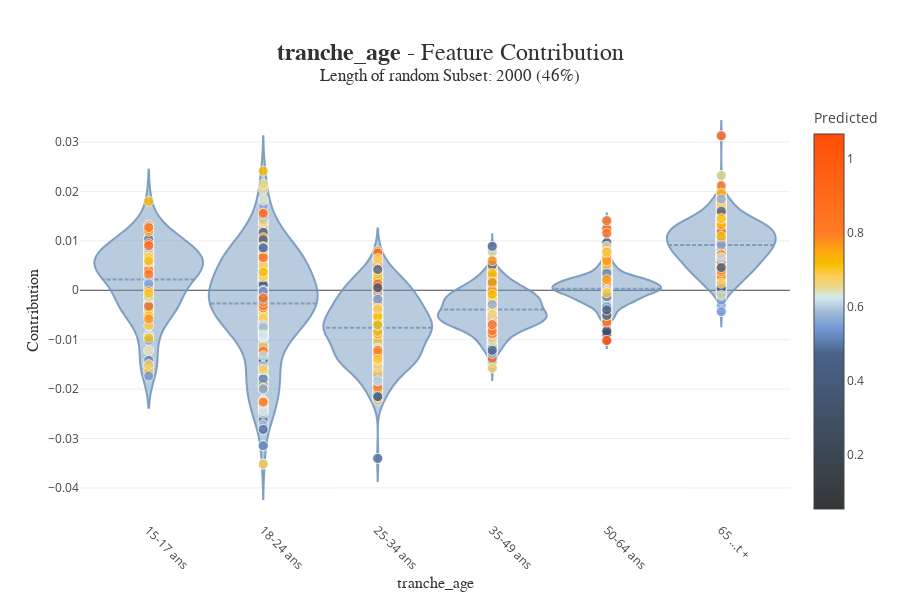

Notebook source saved alongside this figure:
### Code cell
#détail par variable avec Shapash
xpl.plot.contribution_plot(col="tranche_age")

### Figure 1 — Plotly figure (JSON) as saved in the notebook; plotly's stock layout.template omitted (floating-point values rounded to 4 significant figures; data arrays with more than 128 entries replaced by an {"elided": "..."} marker saying what was removed)
{"data": [{"customdata": {"elided": "2000x2 mixed values"}, "hovertemplate": "<b>%{hovertext}</b><br />tranche_age :<br />%{customdata[0]}<br />Contribution: %{y:.4f}<extra></extra>", "hovertext": ["Id: 12690<br />Predict: 0.73", "Id: 21500<br />Predict: 0.71", "Id: 20029<br />Predict: 0.528", "Id: 23172<br />Predict: 0.807", "Id: 18571<br />Predict: 0.546", "Id: 13099<br />Predict: 0.51", "Id: 16570<br />Predict: 0.624", "Id: 27292<br />Predict: 0.678", "Id: 23128<br />Predict: 0.774", "Id: 27218<br />Predict: 0.665", "Id: 23132<br />Predict: 0.639", "Id: 25604<br />Predict: 0.744", "Id: 13977<br />Predict: 0.684", "Id: 10367<br />Predict: 0.575", "Id: 23969<br />Predict: 0.678", "Id: 12793<br />Predict: 0.616", "Id: 23995<br />Predict: 0.713", "Id: 27217<br />Predict: 0.538", "Id: 25618<br />Predict: 0.695", "Id: 11966<br />Predict: 0.711", "Id: 27258<br />Predict: 0.693", "Id: 23190<br />Predict: 0.821", "Id: 23169<br />Predict: 0.658", "Id: 25643<br />Predict: 0.426", "Id: 25601<br />Predict: 0.845", "Id: 14842<br />Predict: 0.745", "Id: 23976<br />Predict: 0.569", "Id: 18576<br />Predict: 0.553", "Id: 21510<br />Predict: 0.596", "Id: 15118<br />Predict: 0.557", "Id: 27215<br />Predict: 0.928", "Id: 18249<br />Predict: 0.417", "Id: 20011<br />Predict: 0.725", "Id: 23195<br />Predict: 0.912", "Id: 21613<br />Predict: 0.787", "Id: 13748<br />Predict: 0.564", "Id: 15697<br />Predict: 0.518", "Id: 23135<br />Predict: 0.586", "Id: 13893<br />Predict: 0.691", "Id: 12837<br />Predict: 0.716", "Id: 20036<br />Predict: 0.654", "Id: 20000<br />Predict: 0.791", "Id: 27222<br />Predict: 0.513", "Id: 25583<br />Predict: 0.555", "Id: 27291<br />Predict: 0.704", "Id: 24276<br />Predict: 0.723", "Id: 10355<br />Predict: 0.733", "Id: 15362<br />Predict: 0.42", "Id: 13155<br />Predict: 0.536", "Id: 23985<br />Predict: 0.764", "Id: 18483<br />Predict: 0.541", "Id: 12502<br />Predict: 0.644", "Id: 23144<br />Predict: 0.724", "Id: 23847<br />Predict: 0.692", "Id: 20086<br />Predict: 0.679", "Id: 15591<br />Predict: 0.733", "Id: 14999<br />Predict: 0.727", "Id: 10752<br />Predict: 0.627", "Id: 27257<br />Predict: 0.509", "Id: 11744<br />Predict: 0.521", "Id: 23039<br />Predict: 0.72", "Id: 10545<br />Predict: 0.513", "Id: 20023<br />Predict: 0.587", "Id: 12048<br />Predict: 0.495", "Id: 20073<br />Predict: 0.559", "Id: 20066<br />Predict: 0.693", "Id: 23951<br />Predict: 0.92", "Id: 23142<br />Predict: 0.852", "Id: 10925<br />Predict: 0.674", "Id: 23118<br />Predict: 0.754", "Id: 16561<br />Predict: 0.897", "Id: 23928<br />Predict: 0.778", "Id: 15122<br />Predict: 0.601", "Id: 23146<br />Predict: 0.817", "Id: 10908<br />Predict: 0.709", "Id: 21548<br />Predict: 0.741", "Id: 12569<br />Predict: 0.776", "Id: 25988<br />Predict: 0.839", "Id: 19981<br />Predict: 0.652", "Id: 21537<br />Predict: 0.831", "Id: 15485<br />Predict: 0.691", "Id: 21531<br />Predict: 0.83", "Id: 25602<br />Predict: 0.898", "Id: 21601<br />Predict: 0.635", "Id: 21646<br />Predict: 0.722", "Id: 27245<br />Predict: 0.703"], "line": {"color": "rgba(117, 152, 189, 0.9)"}, "marker": {"line": {"color": "white", "width": 0.8}, "opacity": 0.8, "size": 10}, "meanline": {"visible": true}, "scalemode": "count", "showlegend": false, "type": "violin", "x": ["15-17 ans", "15-17 ans", "15-17 ans", "15-17 ans", "15-17 ans", "15-17 ans", "15-17 ans", "15-17 ans", "15-17 ans", "15-17 ans", "15-17 ans", "15-17 ans", "15-17 ans", "15-17 ans", "15-17 ans", "15-17 ans", "15-17 ans", "15-17 ans", "15-17 ans", "15-17 ans", "15-17 ans", "15-17 ans", "15-17 ans", "15-17 ans", "15-17 ans", "15-17 ans", "15-17 ans", "15-17 ans", "15-17 ans", "15-17 ans", "15-17 ans", "15-17 ans", "15-17 ans", "15-17 ans", "15-17 ans", "15-17 ans", "15-17 ans", "15-17 ans", "15-17 ans", "15-17 ans", "15-17 ans", "15-17 ans", "15-17 ans", "15-17 ans", "15-17 ans", "15-17 ans", "15-17 ans", "15-17 ans", "15-17 ans", "15-17 ans", "15-17 ans", "15-17 ans", "15-17 ans", "15-17 ans", "15-17 ans", "15-17 ans", "15-17 ans", "15-17 ans", "15-17 ans", "15-17 ans", "15-17 ans", "15-17 ans", "15-17 ans", "15-17 ans", "15-17 ans", "15-17 ans", "15-17 ans", "15-17 ans", "15-17 ans", "15-17 ans", "15-17 ans", "15-17 ans", "15-17 ans", "15-17 ans", "15-17 ans", "15-17 ans", "15-17 ans", "15-17 ans", "15-17 ans", "15-17 ans", "15-17 ans", "15-17 ans", "15-17 ans", "15-17 ans", "15-17 ans", "15-17 ans"], "y": [-0.004478, 0.006202, 0.001075, 0.003969, 0.009341, -0.0154, 0.003077, 0.003825, 0.0009236, 0.01018, -0.004133, 0.005375, -0.002895, -0.004023, 0.009631, -0.009045, 0.009045, -0.003841, 0.003811, -0.01633, -4.223e-05, 0.0006531, 0.009346, 0.002762, 0.01324, 0.004853, 0.001866, 0.005574, 0.005198, 0.001244, 0.01061, 0.008784, 0.007516, 0.008107, 0.006423, -0.003461, 0.004333, -0.00352, -0.002226, -0.00383, 0.007079, 0.007168, 0.004218, 0.002927, -0.005073, 0.005163, 0.00363, -0.001289, -0.01734, 0.006492, 0.01059, -0.0122, 0.007473, -0.007135, 0.008541, 0.005371, 0.01798, -0.002704, 0.01029, -0.01009, 0.005966, -0.01417, 0.01306, -0.003124, 0.001342, 0.003855, 0.00561, 0.009465, -0.01504, 0.01194, 0.005169, -0.0002563, 0.008259, -0.003258, -0.009656, 0.005505, -0.005779, 0.01269, -0.001392, 0.004166, 0.006641, 0.003293, 0.009041, 0.005672, 0.005977, -0.0006678]}, {"customdata": {"elided": "2000x2 mixed values"}, "hovertemplate": "<b>%{hovertext}</b><br />tranche_age :<br />%{customdata[0]}<br />Contribution: %{y:.4f}<extra></extra>", "hovertext": {"elided": "204 str values"}, "line": {"color": "rgba(117, 152, 189, 0.9)"}, "marker": {"line": {"color": "white", "width": 0.8}, "opacity": 0.8, "size": 10}, "meanline": {"visible": true}, "scalemode": "count", "showlegend": false, "type": "violin", "x": {"elided": "204 str values"}, "y": {"elided": "204 float values"}}, {"customdata": {"elided": "2000x2 mixed values"}, "hovertemplate": "<b>%{hovertext}</b><br />tranche_age :<br />%{customdata[0]}<br />Contribution: %{y:.4f}<extra></extra>", "hovertext": {"elided": "297 str values"}, "line": {"color": "rgba(117, 152, 189, 0.9)"}, "marker": {"line": {"color": "white", "width": 0.8}, "opacity": 0.8, "size": 10}, "meanline": {"visible": true}, "scalemode": "count", "showlegend": false, "type": "violin", "x": {"elided": "297 str values"}, "y": {"elided": "297 float values"}}, {"customdata": {"elided": "2000x2 mixed values"}, "hovertemplate": "<b>%{hovertext}</b><br />tranche_age :<br />%{customdata[0]}<br />Contribution: %{y:.4f}<extra></extra>", "hovertext": {"elided": "493 str values"}, "line": {"color": "rgba(117, 152, 189, 0.9)"}, "marker": {"line": {"color": "white", "width": 0.8}, "opacity": 0.8, "size": 10}, "meanline": {"visible": true}, "scalemode": "count", "showlegend": false, "type": "violin", "x": {"elided": "493 str values"}, "y": {"elided": "493 float values"}}, {"customdata": {"elided": "2000x2 mixed values"}, "hovertemplate": "<b>%{hovertext}</b><br />tranche_age :<br />%{customdata[0]}<br />Contribution: %{y:.4f}<extra></extra>", "hovertext": {"elided": "467 str values"}, "line": {"color": "rgba(117, 152, 189, 0.9)"}, "marker": {"line": {"color": "white", "width": 0.8}, "opacity": 0.8, "size": 10}, "meanline": {"visible": true}, "scalemode": "count", "showlegend": false, "type": "violin", "x": {"elided": "467 str values"}, "y": {"elided": "467 float values"}}, {"customdata": {"elided": "2000x2 mixed values"}, "hovertemplate": "<b>%{hovertext}</b><br />tranche_age :<br />%{customdata[0]}<br />Contribution: %{y:.4f}<extra></extra>", "hovertext": {"elided": "453 str values"}, "line": {"color": "rgba(117, 152, 189, 0.9)"}, "marker": {"line": {"color": "white", "width": 0.8}, "opacity": 0.8, "size": 10}, "meanline": {"visible": true}, "scalemode": "count", "showlegend": false, "type": "violin", "x": {"elided": "453 str values"}, "y": {"elided": "453 float values"}}, {"customdata": {"elided": "2000x2 mixed values"}, "hovertemplate": "<b>%{hovertext}</b><br />tranche_age :<br />%{customdata[0]}<br />Contribution: %{y:.4f}<extra></extra>", "hovertext": {"elided": "2000 str values"}, "marker": {"color": {"elided": "2000 float values"}, "coloraxis": "coloraxis", "line": {"color": "white", "width": 0.8}, "opacity": 0.8, "size": 10}, "mode": "markers", "showlegend": false, "type": "scatter", "x": {"elided": "2000 str values"}, "y": {"elided": "2000 float values"}}], "layout": {"coloraxis": {"colorbar": {"title": {"text": "Predicted"}}, "colorscale": [[0, "rgb(52, 55, 54)"], [0.4149, "rgb(74, 99, 138)"], [0.4816, "rgb(116, 153, 214)"], [0.5275, "rgb(162, 188, 213)"], [0.5637, "rgb(212, 234, 242)"], [0.5942, "rgb(235, 216, 134)"], [0.6233, "rgb(255, 204, 83)"], [0.6525, "rgb(244, 192, 0)"], [0.6869, "rgb(255, 166, 17)"], [0.7363, "rgb(255, 123, 38)"], [1, "rgb(255, 77, 7)"]]}, "height": 600, "hovermode": "closest", "title": {"font": {"color": "rgb(50, 50, 50)", "family": "Arial", "size": 24}, "text": "<b>tranche_age</b> - Feature Contribution<br><sup>Length of random Subset: 2000 (46%)</sup>", "x": 0.5, "xanchor": "center", "y": 0.9, "yanchor": "middle"}, "violingap": 0.05, "violingroupgap": 0, "violinmode": "overlay", "width": 900, "xaxis": {"automargin": true, "dtick": 1, "range": [-0.6, 5.6], "tickangle": 45, "tickmode": "array", "ticktext": ["15-17 ans", "18-24 ans", "25-34 ans", "35-49 ans", "50-64 ans", "65 ...t +"], "tickvals": ["15-17 ans", "18-24 ans", "25-34 ans", "35-49 ans", "50-64 ans", "65 ans et +"], "title": {"font": {"color": "rgb(50, 50, 50)", "family": "Arial Black", "size": 16}, "text": "tranche_age"}, "type": "category"}, "yaxis": {"automargin": true, "title": {"font": {"color": "rgb(50, 50, 50)", "family": "Arial Black", "size": 16}, "text": "Contribution"}}}}
